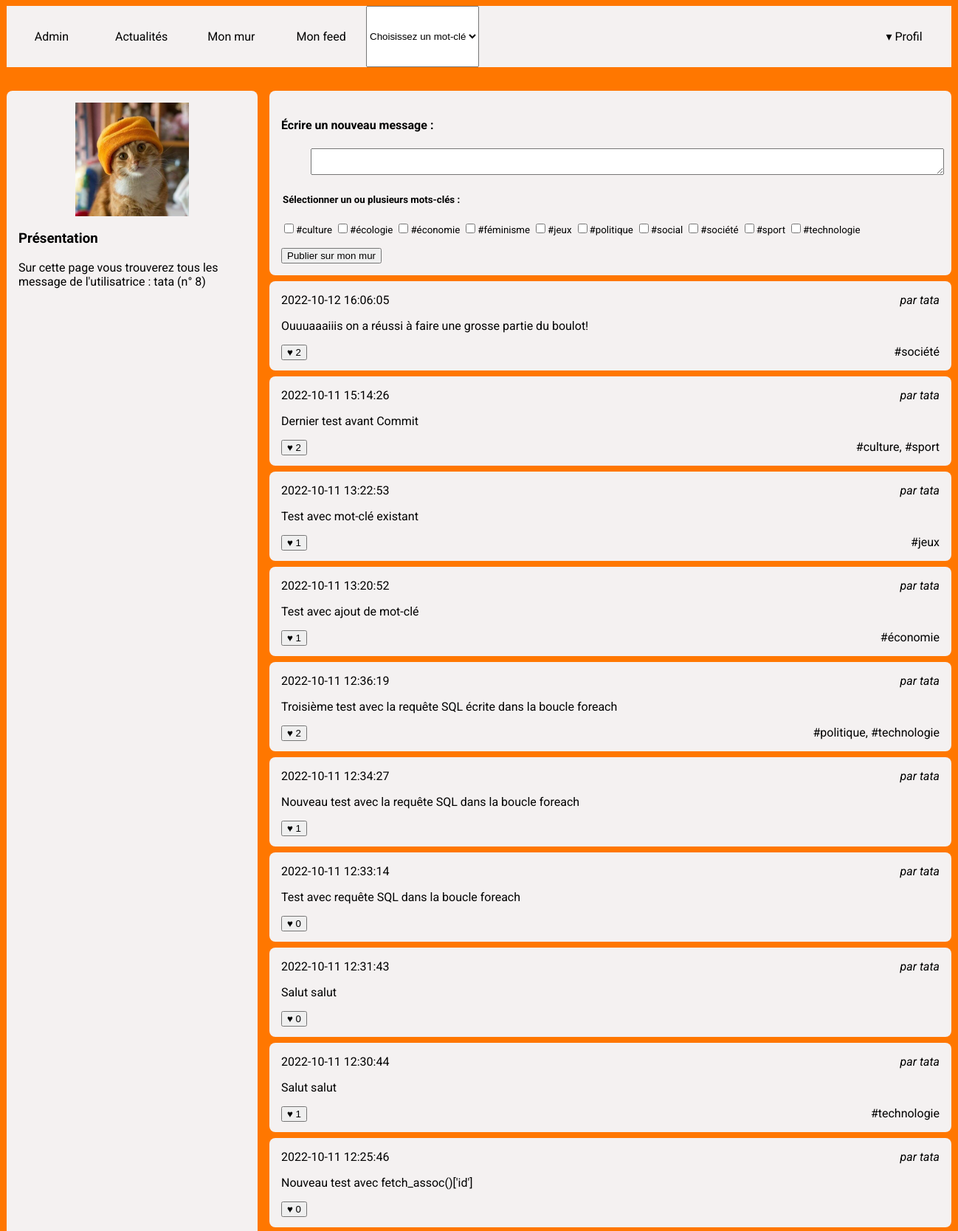
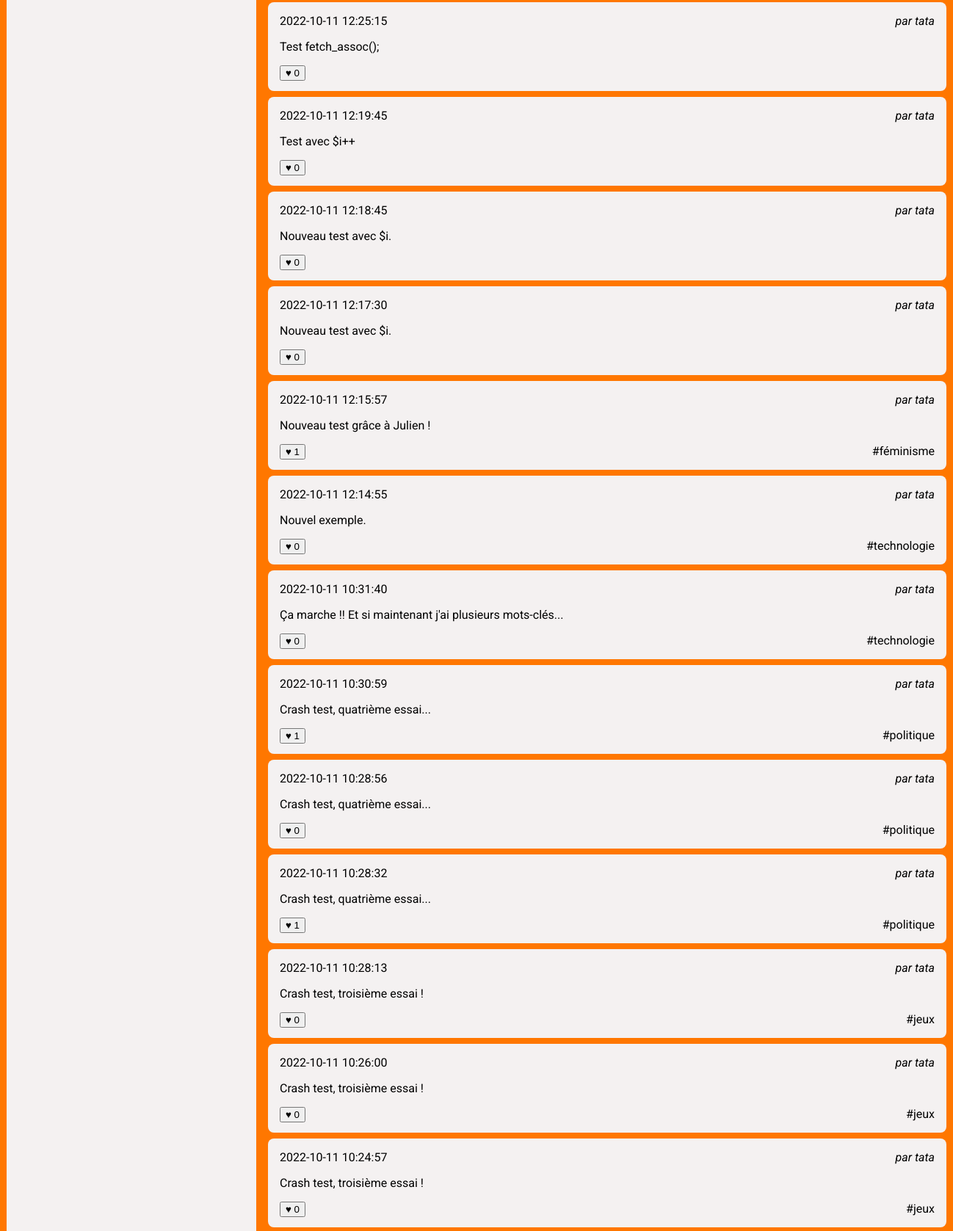
Screenshot of /resoc_n1/wall.php?user_id=8 (signed in, upper part) with the database file from the repository (2 pictures, top to bottom).
### tables this page shows
CREATE TABLE `users` (
  `id` int(10) UNSIGNED NOT NULL,
  `email` varchar(255) NOT NULL,
  `password` varchar(255) NOT NULL,
  `alias` varchar(255) NOT NULL
);

CREATE TABLE `tags` (
  `id` int(10) UNSIGNED NOT NULL,
  `label` varchar(255) NOT NULL
);

CREATE TABLE `posts` (
  `id` int(10) UNSIGNED NOT NULL,
  `user_id` int(10) UNSIGNED NOT NULL,
  `content` text NOT NULL,
  `created` datetime NOT NULL,
  `parent_id` int(10) UNSIGNED DEFAULT NULL
);

### resoc_n1/wall.php (the view, shortened to what this page needs)
<!doctype html>
<html lang="fr">
    <head>
        <link rel="stylesheet" href="style.css"/>
    </head>
    <body>
        <?php include_once('header.php'); ?>
        <div id="wrapper">
            <?php
            $userId = $_GET['user_id'];
            ?>
            <aside>
                <?php
                $laQuestionEnSql = "SELECT * FROM users WHERE id= '$userId' ";
                $lesInformations = $mysqli->query($laQuestionEnSql);
                $user = $lesInformations->fetch_assoc();
                ?>
                <img src="user.jpg" alt="Portrait de l'utilisatrice"/>
                <section>
                    <h3>Présentation</h3>
                    <p>Sur cette page vous trouverez tous les message de l'utilisatrice : <?php echo $user['alias'] ?>
                        (n° <?php echo $userId ?>)
                    </p>
                </section>
            </aside>
            <main>
                <?php
                include('addcomment.php');
                ?>
                <?php
                $laQuestionEnSql = "
                    SELECT posts.content, posts.created, posts.id as post_id, users.alias as author_name,
                    COUNT(likes.id) as like_number, GROUP_CONCAT(DISTINCT tags.label) AS taglist
                    FROM posts
                    JOIN users ON  users.id=posts.user_id
                    LEFT JOIN posts_tags ON posts.id = posts_tags.post_id
                    LEFT JOIN tags       ON posts_tags.tag_id  = tags.id
                    LEFT JOIN likes      ON likes.post_id  = posts.id
                    WHERE posts.user_id='$userId'
                    GROUP BY posts.id
                    ORDER BY posts.created DESC
                    ";
                $lesInformations = $mysqli->query($laQuestionEnSql);
                while ($post = $lesInformations->fetch_assoc())
                {
                    ?>
                    <article>
                        <h3>
                            <time datetime='2020-02-01 11:12:13' ><?php echo $post['created'] ?></time>
                        </h3>
                        <address>par <?php echo $post['author_name'] ?></address>
                        <div>
                            <p><?php echo $post['content'] ?></p>
                        </div>
                        <footer>
                            <small>
                                <form action="wall.php?user_id=<?php echo $_GET['user_id'] ?>" method="post">
                                    <input type='submit' value="♥ <?php echo $post['like_number'] ?>">
                                </form>
                            </small>
                            <?php include('tagLinks.php') ?>
                        </footer>
                    </article>
                <?php } ?>
            </main>
        </div>
    </body>
</html>

### resoc_n1/addcomment.php (shortened to what this page needs)
<?php
$label_tags = $mysqli->query('SELECT * FROM socialnetwork.tags');
?>
<?php
if($_GET['user_id']==$_SESSION['connected_id']){
?>
    <article>
        <form action="wall.php?user_id=<?php echo $_SESSION['connected_id']; ?>" method="post">
            <dl>
                <h4><dt><label for='new_post'>Écrire un nouveau message :</label></dt></h4>
                <dd><textarea style='width:100%; max-width:100%;' name='new_post'></textarea></dd>
                <dt><h5><legend>Sélectionner un ou plusieurs mots-clés :</legend></h5></dt>
                <?php
                while ($tags = $label_tags->fetch_assoc())
                {
                    $tag = $tags['label'];
                    ?>
                    <small><span><input type="checkbox" id="<?php echo $tag ?>" name="tag[]" value="<?php echo $tag ?>"><label for="tag">#<?php echo $tag ?></label></span></small>
                <?php } ?>
            </dl>
            <input type='submit' value='Publier sur mon mur'>
        </form>
    </article>
<?php } ?>

### resoc_n1/tagLinks.php
<?php $tagsArray = explode(",", $post['taglist']);
    for($i = 0; $i < count($tagsArray); $i++) {
    if($tagsArray[0] == NULL){
        echo "</br>";
    } else if($i === count($tagsArray)-1) { ?>
        <a href=<?php echo "tags.php?tag_label=".$tagsArray[$i] ?>><?php echo "#".$tagsArray[$i] ?></a>
    <?php } else { ?>
        <a href=<?php echo "tags.php?tag_label=".$tagsArray[$i] ?>><?php echo "#".$tagsArray[$i] ?></a>,
    <?php } ?>
<?php } ?>

### resoc_n1/style.css (style rules this page uses)
body { background-color: #ff7700; background-attachment: fixed; background-size: cover; font-family: Roboto; }
a { text-decoration: none; color:black; }
#wrapper { display:flex; width:80em; margin:0 auto 2em auto; }
#wrapper aside { background-color: rgb(244, 241, 241); flex:1; padding:1em; border-radius: 0.5em; }
#wrapper aside img { display: block; width:50%; margin:auto; }
#wrapper main { flex:3; padding-left:1em; height: 80vh; overflow-y: scroll; }
#wrapper main article { background-color: rgb(244, 241, 241); padding:1em; margin-bottom: 0.5em ; border-radius: 0.5em; }
#wrapper main article h3 { margin:0; padding:0; font-weight: normal; font-size:1em; }
#wrapper main article time { float:left; }
#wrapper main article address { text-align: right; margin-bottom: 1em; }
#wrapper main article p { margin:0; }
#wrapper main article footer { margin-top: 1em; text-align: right; }
#wrapper main article footer small { float:left; }

### rows the page displays
users: alias "tata"
tags: label "culture"
tags: label "écologie"
tags: label "économie"
tags: label "féminisme"
tags: label "jeux"
tags: label "politique"
tags: label "social"
tags: label "société"
tags: label "sport"
tags: label "technologie"
posts: created "2022-10-12 16:06:05", user.alias "tata", content "Ouuuaaaiiis on a réussi à faire une grosse partie du boulot!", i "société"
posts: created "2022-10-11 15:14:26", user.alias "tata", content "Dernier test avant Commit", i "culture", i "sport"
posts: created "2022-10-11 13:22:53", user.alias "tata", content "Test avec mot-clé existant", i "jeux"
posts: created "2022-10-11 13:20:52", user.alias "tata", content "Test avec ajout de mot-clé", i "économie"
posts: created "2022-10-11 12:36:19", user.alias "tata", content "Troisième test avec la requête SQL écrite dans la boucle foreach", i "politique", i "technologie"
posts: created "2022-10-11 12:34:27", user.alias "tata", content "Nouveau test avec la requête SQL dans la boucle foreach"
posts: created "2022-10-11 12:33:14", user.alias "tata", content "Test avec requête SQL dans la boucle foreach"
posts: created "2022-10-11 12:31:43", user.alias "tata", content "Salut salut"
posts: created "2022-10-11 12:30:44", user.alias "tata", content "Salut salut", i "technologie"
posts: created "2022-10-11 12:25:46", user.alias "tata", content "Nouveau test avec fetch_assoc()['id']"
posts: created "2022-10-11 12:25:15", user.alias "tata", content "Test fetch_assoc();"
posts: created "2022-10-11 12:19:45", user.alias "tata", content "Test avec $i++"
posts: created "2022-10-11 12:18:45", user.alias "tata", content "Nouveau test avec $i."
posts: created "2022-10-11 12:17:30", user.alias "tata", content "Nouveau test avec $i."
posts: created "2022-10-11 12:15:57", user.alias "tata", content "Nouveau test grâce à Julien !", i "féminisme"
posts: created "2022-10-11 12:14:55", user.alias "tata", content "Nouvel exemple.", i "technologie"
posts: created "2022-10-11 10:31:40", user.alias "tata", content "Ça marche !! Et si maintenant j'ai plusieurs mots-clés...", i "technologie"
posts: created "2022-10-11 10:30:59", user.alias "tata", content "Crash test, quatrième essai...", i "politique"
posts: created "2022-10-11 10:28:56", user.alias "tata", content "Crash test, quatrième essai...", i "politique"
posts: created "2022-10-11 10:28:32", user.alias "tata", content "Crash test, quatrième essai...", i "politique"
posts: created "2022-10-11 10:28:13", user.alias "tata", content "Crash test, troisième essai !", i "jeux"
posts: created "2022-10-11 10:26:00", user.alias "tata", content "Crash test, troisième essai !", i "jeux"
posts: created "2022-10-11 10:24:57", user.alias "tata", content "Crash test, troisième essai !", i "jeux"

### other values shown
$userId "8"
